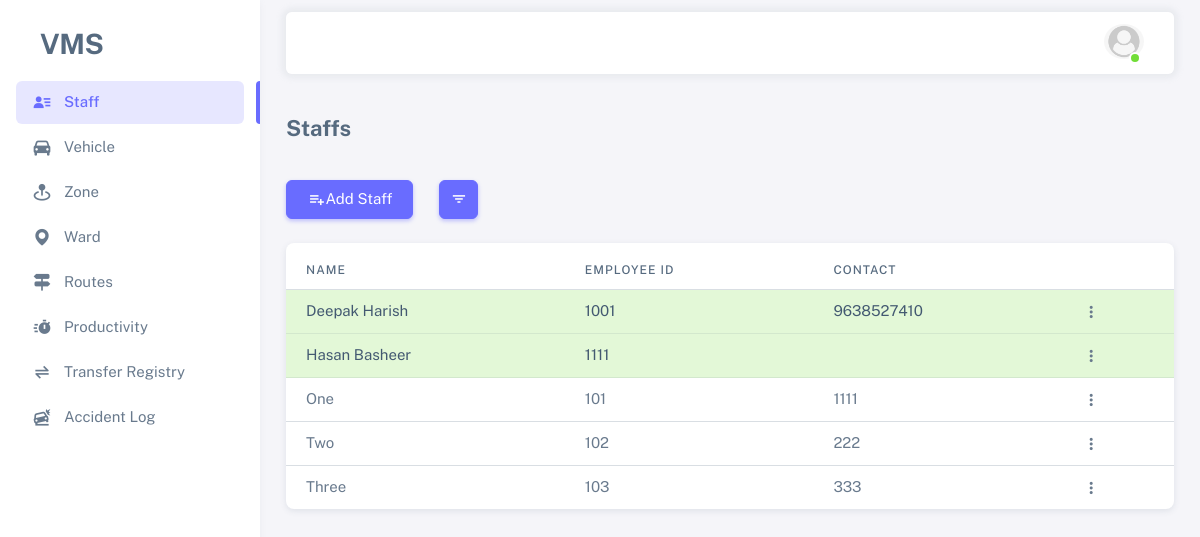
The app's page /staff-list/ (signed in), older data.
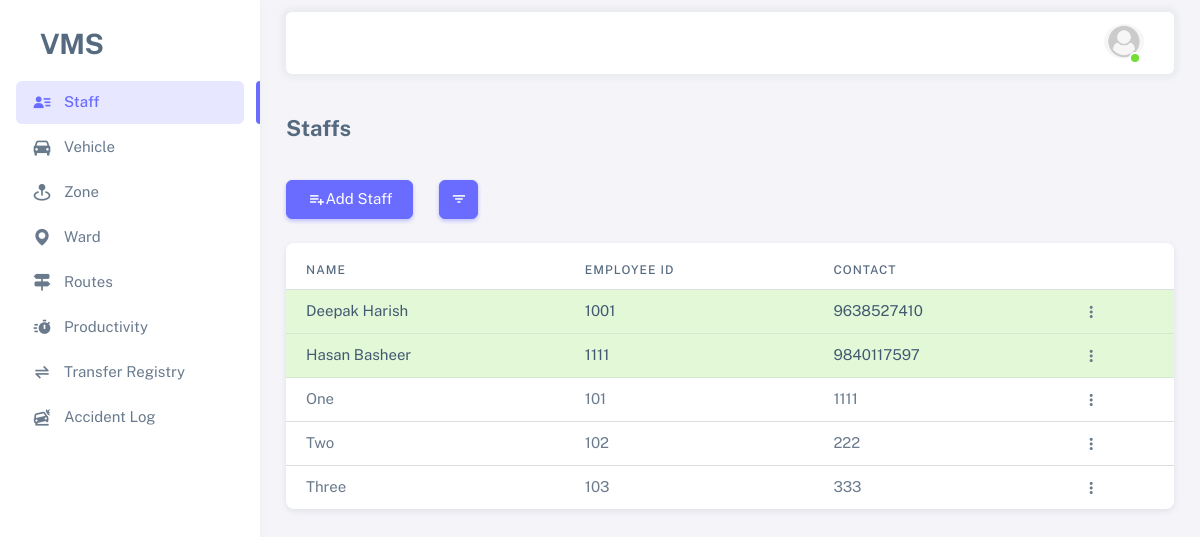
The same page, newer data.
### vms_app/models.py (models this page shows, shortened)
class Employee(AbstractBaseUser, PermissionsMixin):
    id = models.UUIDField(primary_key=True, editable=False, unique=True, default=uuid.uuid4)
    name = models.CharField(max_length=100)
    image = models.ImageField(upload_to='profiles/', null=True, blank=True)
    employee_id = models.CharField(max_length=100, unique=True)
    is_active = models.BooleanField(default=True)
    is_staff = models.BooleanField(default=True)
    is_superuser = models.BooleanField(default=False)
    contact = models.CharField(max_length=255)
    address = models.TextField()
    remark = models.TextField(null=True, blank=True)
    objects = EmployeeManager()
    USERNAME_FIELD = 'employee_id'
    REQUIRED_FIELDS = ['name']

### vms_app/views.py (the view)
# urls.py: path('staff-list/', views.staff_list, name='staff_list'),
@login_required(login_url='login')
@active_required
@superuser_required
def staff_list(request):
    search_active = False if request.GET.get('query', None) == "in_active" else True
    employees = Employee.objects.filter(is_active=search_active).order_by("-is_superuser")
    context = {
        "employees": employees,
        "menu": "menu-staff"
    }
    return render(request, 'vms_app/staff_list.html', context)

### vms_app/templates/vms_app/staff_list.html (shortened to what this page needs)
{% extends "base.html" %}
{% block content %}
<h4 class="fw-bold py-3 mb-4">Staffs</h4>
<div class="row">
    <div class="col-auto">
        <a href="{% url "create_staff" %}" class="btn btn-primary">
            <span class="tf-icons bx bx-list-plus"></span> Add Staff
        </a>
    </div>
    <div class="col-auto">
        <button type="button" class="btn btn-primary btn-icon dropdown-toggle hide-arrow" data-bs-toggle="dropdown" aria-expanded="false">
            <i class="bx bx-filter"></i>
        </button>
    </div>
</div>
<div class="card mt-4">
    <div class="table-responsive text-nowrap mt-2">
        <table class="table">
            <thead>
                <tr>
                    <th>Name</th>
                    <th>Employee Id</th>
                    <th>Contact</th>
                    <th></th>
                </tr>
            </thead>
            <tbody class="table-border-bottom-0">
                {% for employee in employees %}
                    <tr {% if employee.is_superuser %}class="table-success"{% endif %}>
                        <td>{{employee.name}}</td>
                        <td>{{employee.employee_id}}</td>
                        <td>{{employee.contact}}</td>
                        <td>
                            <div class="dropdown">
                                <button type="button" class="btn p-0 dropdown-toggle hide-arrow" data-bs-toggle="dropdown">
                                  <i class="bx bx-dots-vertical-rounded"></i>
                                </button>
                            </div>
                        </td>
                    </tr>
                {% endfor %}
            </tbody>
        </table>
    </div>
</div>
{% endblock content %}

### templates/base.html (shortened to what the changed rows need)
<!DOCTYPE html>
{% load static %}
<html
        lang="en"
        class="light-style layout-menu-fixed"
        dir="ltr"
        data-theme="theme-default"
        data-assets-path="{% static "assets/" %}"
        data-template="vertical-menu-template-free"
>
<head>
    <link rel="stylesheet" href="{% static "assets/vendor/fonts/boxicons.css" %}"/>
    <link rel="stylesheet" href="{% static "assets/vendor/css/core.css" %}" class="template-customizer-core-css"/>
    <link rel="stylesheet" href="{% static "assets/vendor/css/theme-default.css" %}"
          class="template-customizer-theme-css"/>
    <link rel="stylesheet" href="{% static "assets/css/demo.css" %}"/>
    <link rel="stylesheet" href="{% static "assets/vendor/libs/perfect-scrollbar/perfect-scrollbar.css" %}"/>
    <link rel="stylesheet" href="{% static "assets/vendor/libs/apex-charts/apex-charts.css" %}"/>
    <link rel="stylesheet" href="https://cdn.jsdelivr.net/npm/bootstrap-icons@1.11.3/font/bootstrap-icons.min.css">
</head>
<body>
<div class="layout-wrapper layout-content-navbar">
    <div class="layout-container">
        <div class="layout-page">
            <nav class="layout-navbar container-xxl navbar navbar-expand-xl navbar-detached align-items-center bg-navbar-theme"
                 id="layout-navbar">
                <div class="navbar-nav-right d-flex align-items-center" id="navbar-collapse">
                    <ul class="navbar-nav flex-row align-items-center ms-auto">
                        <li class="nav-item navbar-dropdown dropdown-user dropdown">
                            <a class="nav-link dropdown-toggle hide-arrow" href="javascript:void(0);"
                               data-bs-toggle="dropdown">
                                <div class="avatar avatar-online">
                                    <img src="
                                            {% if request.user.image %}{{ request.user.image.url }}{% else %}{% static "assets/img/avatars/default.png" %}{% endif %}"
                                         width="50px" alt class="w-px-40 h-auto rounded-circle"/>
                                </div>
                            </a>
                        </li>
                    </ul>
                </div>
            </nav>
            <div class="content-wrapper">
                <div class="container-xxl flex-grow-1 container-p-y">
                    {% block content %}
                    {% endblock content %}
                </div>
            </div>
        </div>
    </div>
</div>
</body>
</html>

Row changes from the older to the newer data that the page shows:
changed Employee "Hasan Basheer": contact (not shown) → "9840117597"
